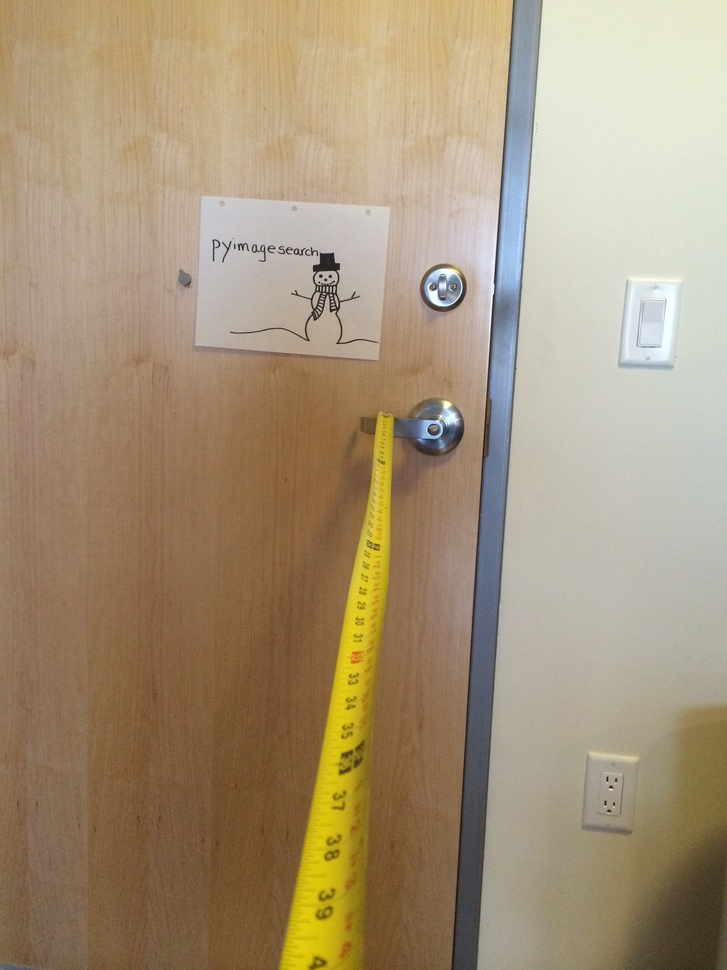
#> input picture Distance_Camera/orig-images/4ft.jpg, 727 x 970 px, shrunk from 2448 x 3264 before the run, given in place of mu-ba-6-1-638.jpg, which was not available
$ jupyter execute crop.ipynb   (older library calls are emulated)
#> lines starting #> are read from the running program, lines starting #| are printed output that depends on the picture; after the words box and inside, x2 and y2 are one past the last pixel; in counts of white or black regions, pixels touching at a corner belong together; pictures that were not available may be replaced by others from this repository, and a replacement may not be noted
[cell 1]
import cv2
import matplotlib.pyplot as plt
import numpy as np
from imutils import perspective
from imutils import contours
import argparse
import imutils
from scipy.spatial import distance as dist

[cell 2]
def order_points_old(pts):
    # initialize a list of coordinates that will be ordered
    # such that the first entry in the list is the top-left,
    # the second entry is the top-right, the third is the
    # bottom-right, and the fourth is the bottom-left
    rect = np.zeros((4, 2), dtype="float32")

    # the top-left point will have the smallest sum, whereas
    # the bottom-right point will have the largest sum
    s = pts.sum(axis=1)
    rect[0] = pts[np.argmin(s)]
    rect[2] = pts[np.argmax(s)]

    # now, compute the difference between the points, the
    # top-right point will have the smallest difference,
    # whereas the bottom-left will have the largest difference
    diff = np.diff(pts, axis=1)
    rect[1] = pts[np.argmin(diff)]
    rect[3] = pts[np.argmax(diff)]

    # return the ordered coordinates
    return rect

def order_points(pts):
    # sort the points based on their x-coordinates
    xSorted = pts[np.argsort(pts[:, 0]), :]

    # grab the left-most and right-most points from the sorted
    # x-roodinate points
    leftMost = xSorted[:2, :]
    rightMost = xSorted[2:, :]

    # now, sort the left-most coordinates according to their
    # y-coordinates so we can grab the top-left and bottom-left
    # points, respectively
    leftMost = leftMost[np.argsort(leftMost[:, 1]), :]
    (tl, bl) = leftMost

    # now that we have the top-left coordinate, use it as an
    # anchor to calculate the Euclidean distance between the
    # top-left and right-most points; by the Pythagorean
    # theorem, the point with the largest distance will be
    # our bottom-right point
    D = dist.cdist(tl[np.newaxis], rightMost, "euclidean")[0]
    (br, tr) = rightMost[np.argsort(D)[::-1], :]

    # return the coordinates in top-left, top-right,
    # bottom-right, and bottom-left order
    return np.array([tl, tr, br, bl], dtype="float32")

# ap = argparse.ArgumentParser()
# # ap.add_argument("-n", "--new", type=int, default=-1,
# #     help="whether or not the new order points should should be used")
# args = vars(ap.parse_args())

[cell 3]
img = cv2.imread("mu-ba-6-1-638.jpg")
#> img is the input picture: shape (970, 727, 3); mean B, G, R 120.5, 147.7, 166

img = imutils.rotate_bound(img, 30)
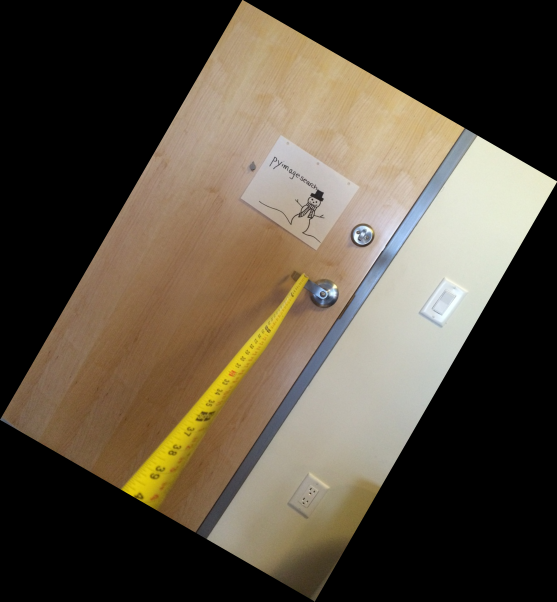
#> img: shape (1203, 1114, 3) (shown at 1/2 size); mean B, G, R 63.4, 77.7, 87.3

img_gray = cv2.cvtColor(img, cv2.COLOR_RGB2GRAY)
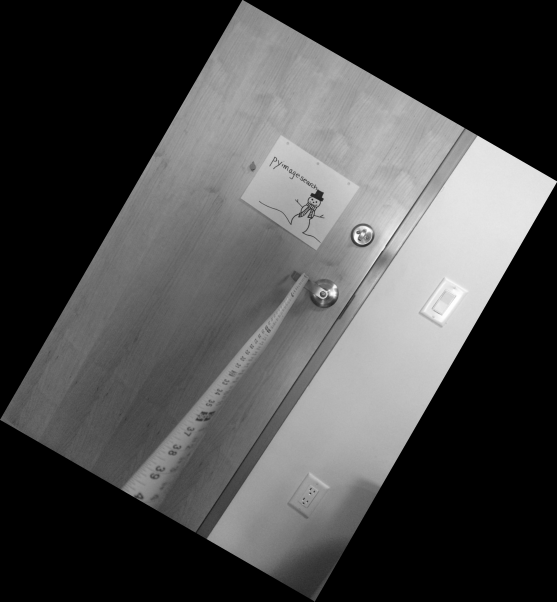
#> img_gray: shape (1203, 1114) (shown at 1/2 size); min 0, max 254, mean 74.5
im_gray = cv2.GaussianBlur(img_gray, (1,1),0)
edged = cv2.Canny(im_gray, 50, 100)
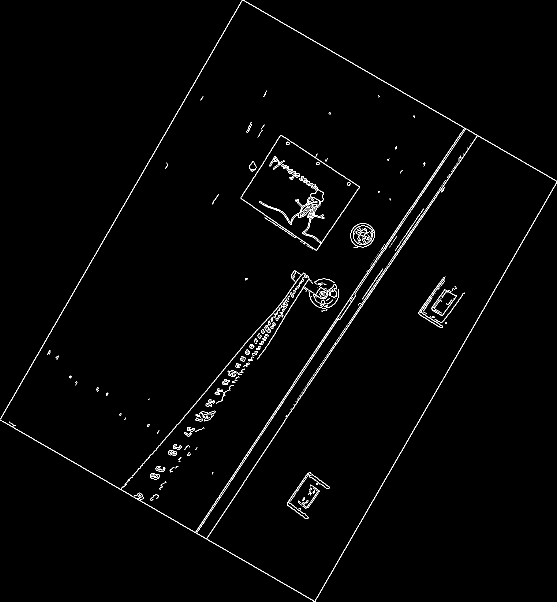
#> edged: shape (1203, 1114) (shown at 1/2 size); 1.4% white in thin lines or dots
edged = cv2.dilate(edged, None, iterations=1)
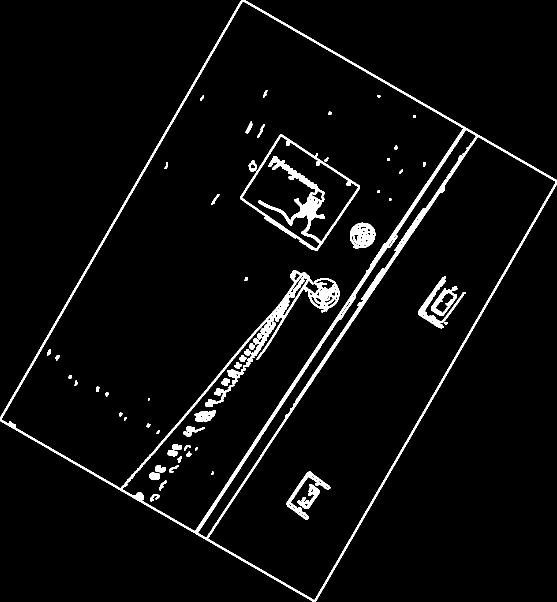
#> edged: shape (1203, 1114) (shown at 1/2 size); 4.2% white; 59 white regions (1 under 20 px), largest, box (x1, y1, x2, y2) and area: (0, 0, 1114, 1203) 35328, (480, 269, 720, 502) 7569, (700, 445, 751, 497) 1750
edged = cv2.erode(edged, None, iterations=1)
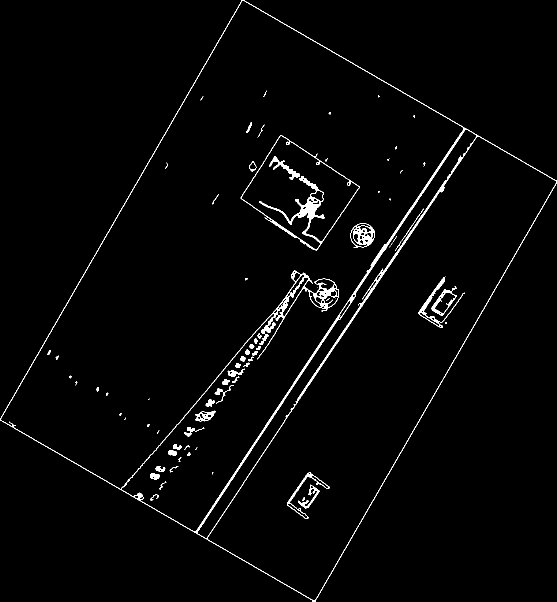
#> edged: shape (1203, 1114) (shown at 1/2 size); 2% white; 79 white regions (31 under 20 px)

[cell 4]
cnts = cv2.findContours(edged.copy(), cv2.RETR_EXTERNAL, cv2.CHAIN_APPROX_SIMPLE)
#> cnts = 1 contour; box (x1, y1, x2, y2) and area: (0, 0, 1114, 1203) 706036
cnts = imutils.grab_contours(cnts)

# sort the contours from left-to-right and initialize the bounding box
# point colors
(cnts, _) = contours.sort_contours(cnts)
colors = ((0, 0, 255), (240, 0, 159), (255, 0, 0), (255, 255, 0))

for (i, c) in enumerate(cnts):
    # if the contour is not sufficiently large, ignore it
    if cv2.contourArea(c) < 100:
        continue

    # compute the rotated bounding box of the contour, then
    # draw the contours
    box = cv2.minAreaRect(c)
    box = cv2.cv.BoxPoints(box) if imutils.is_cv2() else cv2.boxPoints(box)
    box = np.array(box, dtype="int")
    cv2.drawContours(img, [box], -1, (0, 255, 0), 2)

    # show the original coordinates
    print("Object #{}:".format(i + 1))
    print(box)
    # order the points in the contour such that they appear
    # in top-left, top-right, bottom-right, and bottom-left
    # order, then draw the outline of the rotated bounding
    # box
    rect = order_points_old(box)

    # check to see if the new method should be used for
    # ordering the coordinates
#     if args["new"] > 0:
#         rect = perspective.order_points(box)

    # show the re-ordered coordinates
    print("value 4 coors", rect.astype("int"))
    print("")


    # loop over the original points and draw them
    for ((x, y), color) in zip(rect, colors):
        cv2.circle(img, (int(x), int(y)), 5, color, -1)

    # draw the object num at the top-left corner
    cv2.putText(img, "Object #{}".format(i + 1),
        (int(rect[0][0] - 15), int(rect[0][1] - 15)),
        cv2.FONT_HERSHEY_SIMPLEX, 0.55, (255, 255, 255), 2)

    # show the image
    plt.figure(figsize=(10,20))
    plt.imshow(img)
#> this loop made 1 pass
#> (box, rect, s in order_points_old, diff in order_points_old) on pass 1: ([[628, 1204], [-2, 839], [484, -2], [1115, 362]], [[484, -2], [1115, 362], [628, 1204], [-2, 839]], [1832, 837, 482, 1477], [576, 841, -486, -753])
#| Object #1:
#| [[ 628 1204]
#|  [  -2  839]
#|  [ 484   -2]
#|  [1115  362]]
#| value 4 coors [[ 484   -2]
#|  [1115  362]
#|  [ 628 1204]
#|  [  -2  839]]
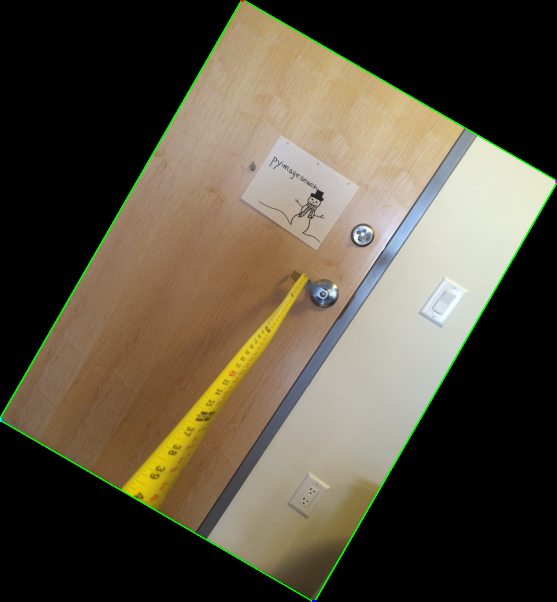
#> img: shape (1203, 1114, 3) (shown at 1/2 size); 0.81% of pixels changed, all inside (x1, y1, x2, y2) = (0, 0, 1114, 1203)
plt.show()
